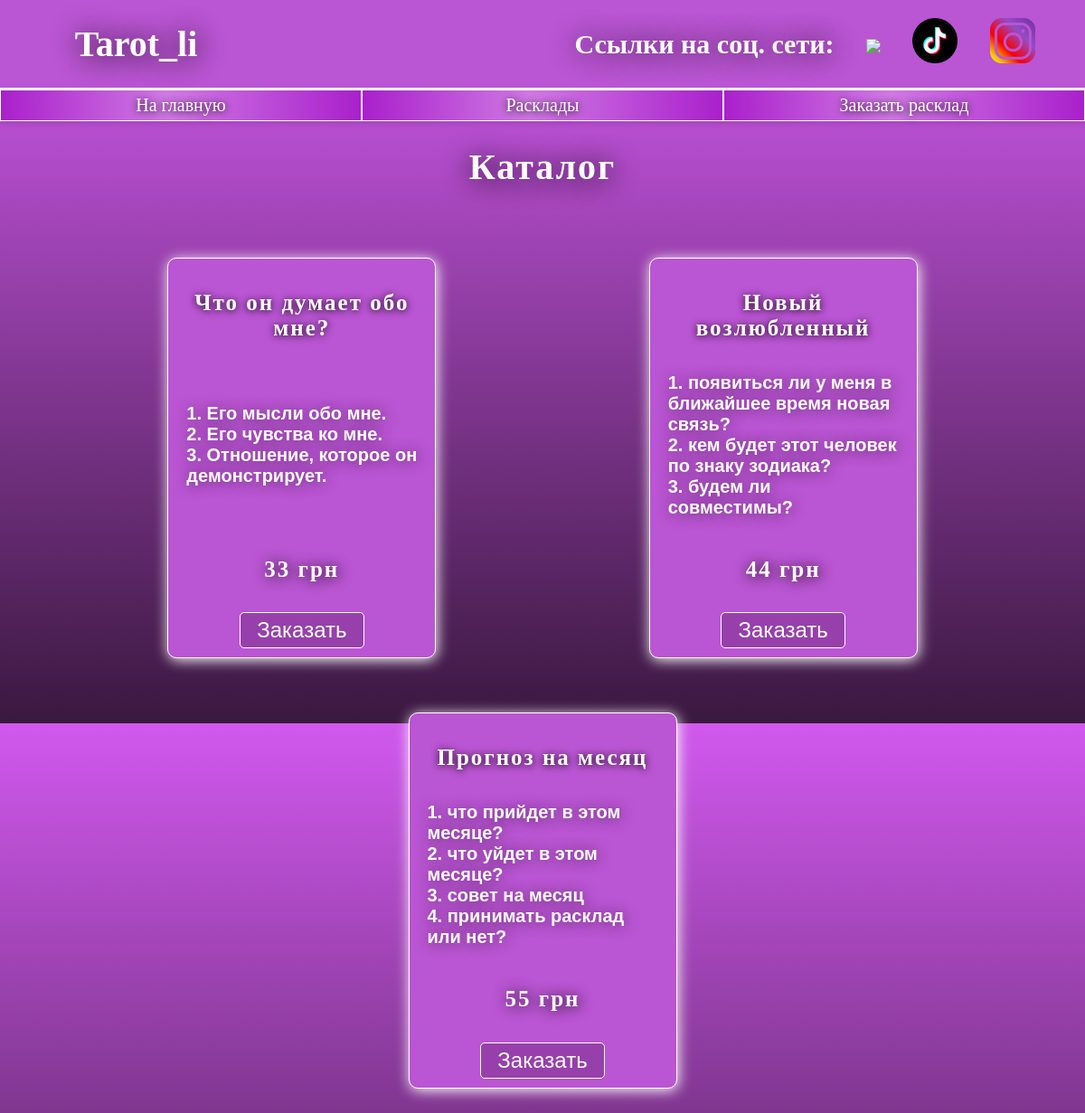
Page /catalog/ on the earlier database version.
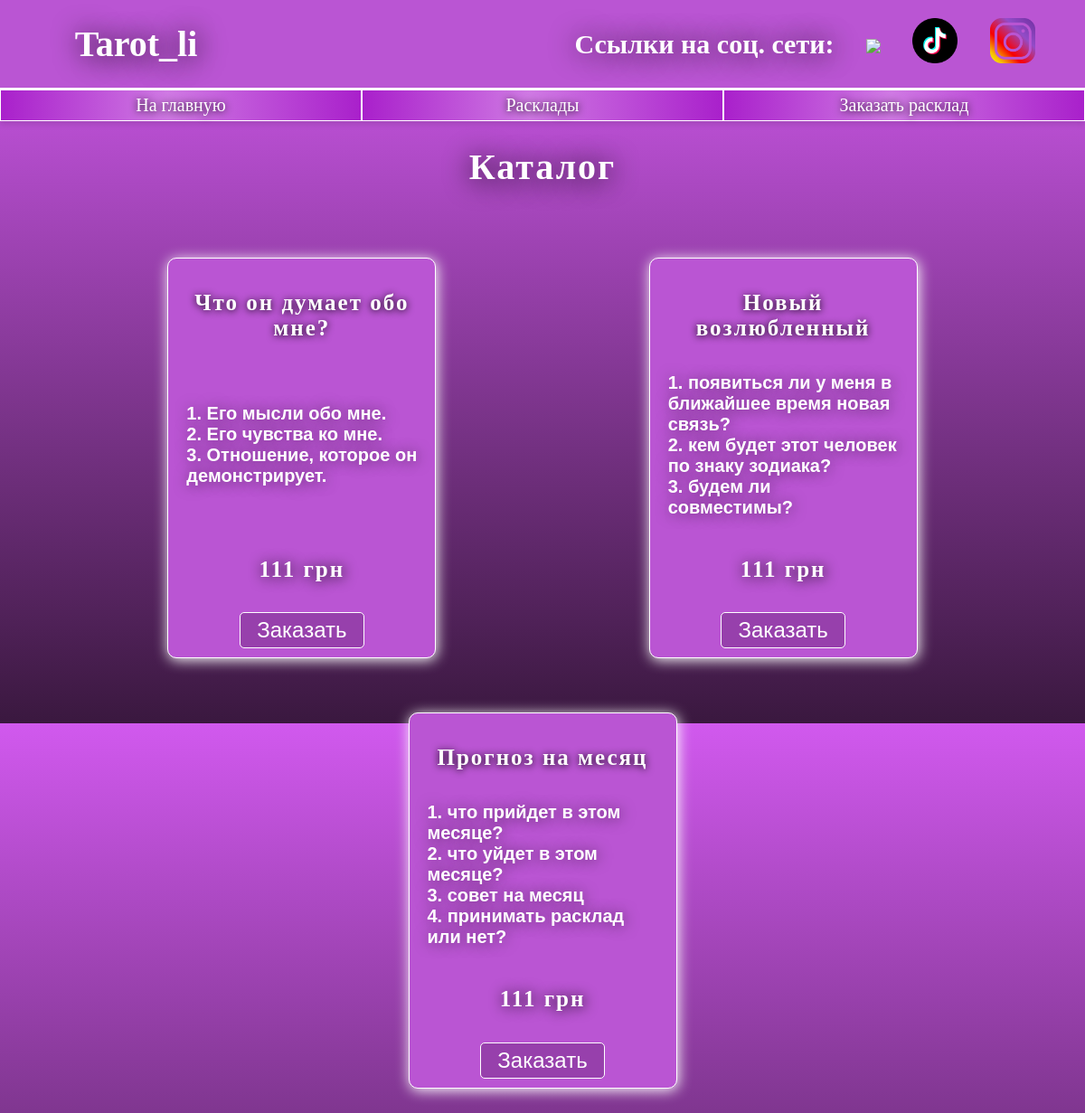
Same page on the later database version.
### web/models.py (models this page shows, shortened)
class Rasklad(models.Model):
    name = models.CharField('Название раскладов', max_length= 100)
    voprosi = models.CharField('Вопросы расклада', max_length=1024)
    price = models.IntegerField("Цена")
    description = models.TextField('Описание')
    date = models.DateField('Дата публикации')

### web/views.py (the view)
# urls.py: path("catalog/", views.two, name='catalog'),
def two(request):
    data = Rasklad.objects.all()
    return render(request, "web/index2.html", {'rasklads': data})

### web/templates/web/index2.html (shortened to what this page needs)
{% extends 'web/base.html' %}
{% block content %}
    <h1>Каталог</h1>
    <div class="all-tovars">
    {% for rasklad in rasklads %}
        <div class="tovar">
            <h3>{{ rasklad.name }}</h3>
            <p class="description">{{ rasklad.description|linebreaksbr }}</p>
            <h4>{{ rasklad.price }} грн</h4>
            <button class="form-button"><a href="{% url 'rasklad' %}">Заказать</a></button>
        </div>
    {% endfor %}
    </div>
{% endblock %}

Differences in the rows shown:
changed Rasklad "Что он думает обо мне?": price "33" → "111"
changed Rasklad "Новый возлюбленный": price "44" → "111"
changed Rasklad "Прогноз на месяц": price "55" → "111"
